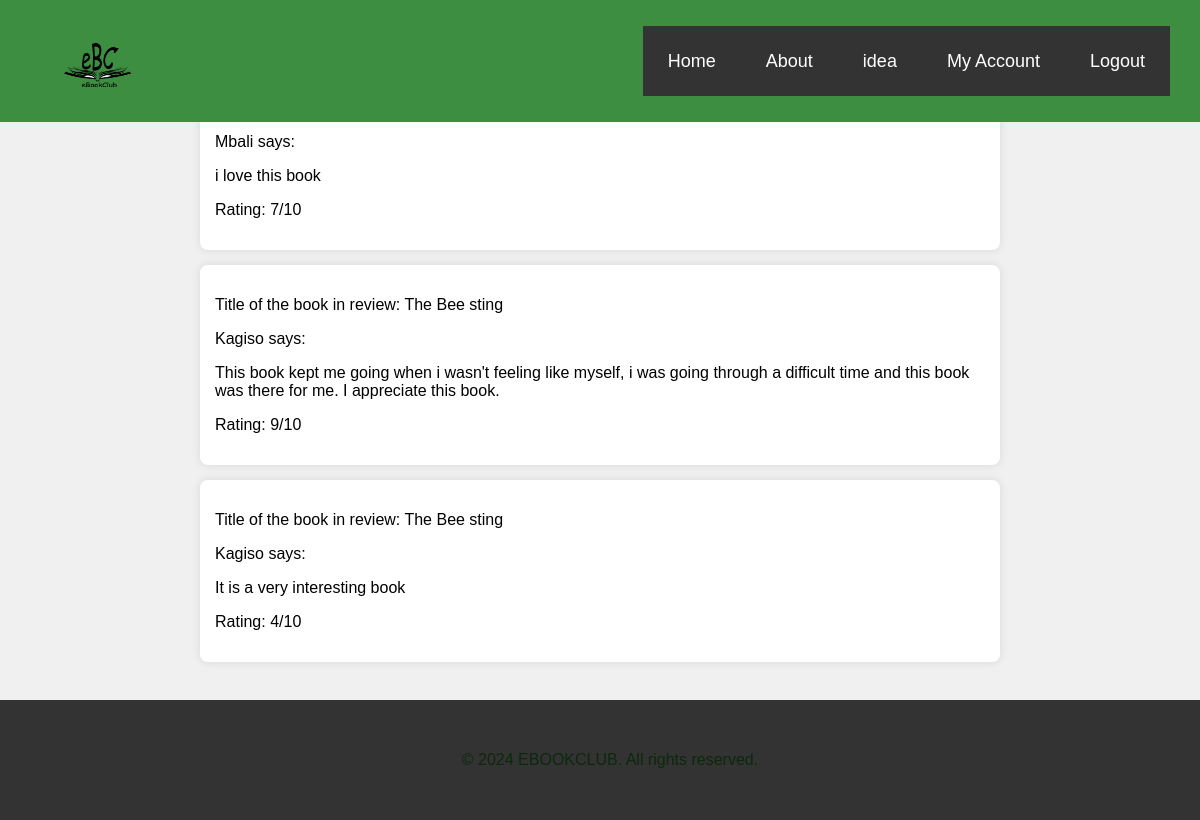
The page /post_review (signed in) on the database its author committed.
### web_site/models/Review_model.py (models this page shows)
class Reviews(db.Model):
    id = db.Column(db.Integer, primary_key=True, unique=True)
    Book_id = db.Column(db.String(60), db.ForeignKey("books.id"), nullable=False)
    Bookname = db.Column(db.String(60), db.ForeignKey("books.title"), nullable=False)
    user_id = db.Column(db.String(60), db.ForeignKey("user.id"), nullable=False)
    username = db.Column(db.String(60), db.ForeignKey("user.name"), nullable=False)
    Review_text = db.Column(db.Text(1024), nullable=False)
    rating = db.Column(db.Integer, nullable=False, default=0)

### web_site/views/app_views.py (the view)
@app_views.route('/post_review',  strict_slashes=False)
@login_required
def post_review():
    list_reviews = Reviews.query.all()
    return render_template("all_reviews.html", list_reviews=list_reviews)

### app.py (called while the page is built)
@login_manager.user_loader
def load_user(id):
    return User.query.get(int(id))

### web_site/templates/all_reviews.html
{% extends "layout.html" %}
{% block body %}
<nav>
    <img src="eBookClub/images/Ebooklogo.png" class="logo ebook-logo">
        <ul>
            <li><a href="#">Home</a><li>
            <li><a href="#">About</a><li>
            <li><a href="#">idea</a><li>
            <li><a href="#">My Account</a><li>
            <li><a href="#">Logout</a><li>
        </ul>
</nav>
     <div class="reviews-list">
        <h2>Reviews</h2>
        {% for review in list_reviews %}
            <div class="review-item">
               <p>Title of the book in review: {{ review.Bookname }}</p>
               <p>{{ review.username }} says:</p>
               <p>{{ review.Review_text }}</p>
               <p>Rating: {{ review.rating }}/10</p>
            </div>
         {% endfor %}
    </div>
    <footer class="footer">
        <p class="footer-text">&copy; 2024 EBOOKCLUB. All rights reserved.</p>
    </footer>
{% endblock %}

### web_site/static/styles/categorie.css (style rules this page uses)
body { margin: 0; padding: 0; background-color: #f9f9f9; align-items: center; height: 100vh; font-family: Arial, sans-serif; margin-top: 70px; }
nav { background: #4caf50; position: fixed; width: 100%; top: 0; z-index: 1000; }
.ebook-logo { float: left; width: 150px; height: 70px; padding-left: 10px; }
nav ul { float: right; list-style: none; margin-right: 40px; position: relative; }
nav ul li { float: left; display: inline-block; background: #333; }
nav ul li a { color: white; text-decoration: none; line-height: 70px; font-size: 18px; padding: 8px 15px; }
.footer { display: flex; align-items: center; justify-content: center; background-color: whitesmoke; height: 100px; }
.footer-text { color: #0c290d; text-align: center; margin: 0; }

### web_site/static/styles/books.css (style rules this page uses)
body { margin: 0; padding: 0; background-color: #f9f9f9; align-items: center; height: 100vh; font-family: Arial, sans-serif; margin-top: 70px; background-color: #000; }
a { text-decoration: none; color: #333333; }
nav { background-color: #3e8e41; color: white; padding: 10px; display: flex; justify-content: space-between; align-items: center; }
nav a { color: white; margin: 0 10px; text-decoration: none; }

### web_site/static/styles/review.css (style rules this page uses)
body { font-family: 'Arial', sans-serif; background-color: #f0f0f0; margin: 0; padding: 0; }
nav { background-color: #3e8e41; color: white; padding: 10px; display: flex; justify-content: space-between; align-items: center; }
nav a { color: white; margin: 0 10px; text-decoration: none; }
nav ul { float: right; list-style: none; margin-right: 40px; position: relative; }
nav ul li { float: left; display: inline-block; background: #333; }
.reviews-list { max-width: 800px; margin: 20px auto; }
.review-item { background-color: #fff; padding: 15px; margin-bottom: 15px; border-radius: 8px; box-shadow: 0 0 10px rgba(0, 0, 0, 0.1); }
.footer { text-align: center; padding: 10px; background-color: #333; color: #fff; position: fixed; bottom: 0; width: 100%; }

### rows shown on the page
Reviews: username "Mbali", Review_text "i love this book", rating "7"
Reviews: Bookname "The Bee sting", username "Kagiso", Review_text "This book kept me going when i wasn't feeling like myself, i was going through a difficult time and this book was there for me. I appreciate this book.", rating "9"
Reviews: Bookname "The Bee sting", username "Kagiso", Review_text "It is a very interesting book", rating "4"
